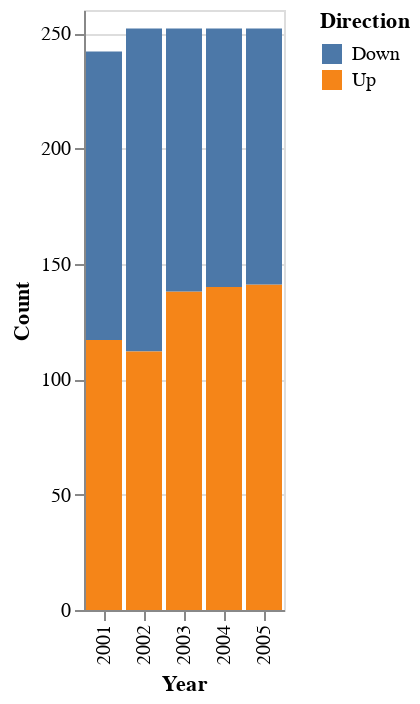

Notebook code cell kept with this figure:
### Code cell
# c
import altair as alt

yearly_market = market.groupby("Year")[['Direction']].value_counts().reset_index(name="Count")
yearly_market['Year'] = yearly_market['Year'].astype(str)

(
    alt.Chart(yearly_market)
       .mark_bar()
       .encode(x='Year', y='Count', color='Direction')
)

### Figure 1 — Vega-Lite specification as saved in the notebook (floating-point values rounded to 4 significant figures)
{"config": {"view": {"continuousWidth": 400, "continuousHeight": 300}}, "data": {"name": "data-903b2705d0ab0735deb911fa436a8554"}, "mark": "bar", "encoding": {"color": {"field": "Direction", "type": "nominal"}, "x": {"field": "Year", "type": "nominal"}, "y": {"field": "Count", "type": "quantitative"}}, "$schema": "https://vega.github.io/schema/vega-lite/v4.17.0.json", "datasets": {"data-903b2705d0ab0735deb911fa436a8554": [{"Year": "2001", "Direction": "Down", "Count": 125}, {"Year": "2001", "Direction": "Up", "Count": 117}, {"Year": "2002", "Direction": "Down", "Count": 140}, {"Year": "2002", "Direction": "Up", "Count": 112}, {"Year": "2003", "Direction": "Up", "Count": 138}, {"Year": "2003", "Direction": "Down", "Count": 114}, {"Year": "2004", "Direction": "Up", "Count": 140}, {"Year": "2004", "Direction": "Down", "Count": 112}, {"Year": "2005", "Direction": "Up", "Count": 141}, {"Year": "2005", "Direction": "Down", "Count": 111}]}}
